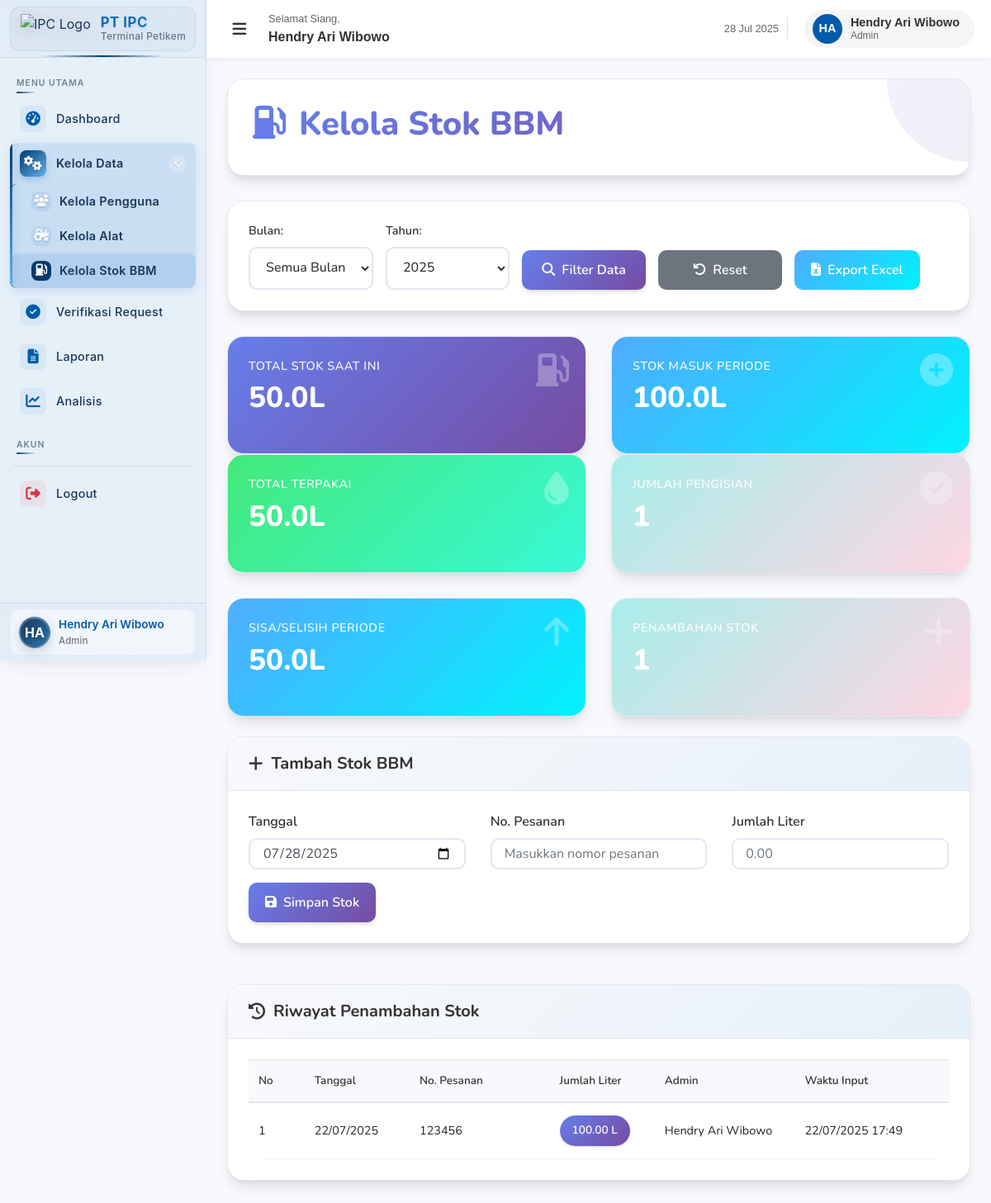
/stok_bbm.php (signed in), run on the app's committed database.
### tables this page shows
CREATE TABLE `stok_bbm` (
  `id_stok` int(3) NOT NULL,
  `tanggal` date NOT NULL,
  `no_pesanan` varchar(20) NOT NULL,
  `jumlah_liter` decimal(10,2) NOT NULL,
  `id_user` int(2) NOT NULL,
  `created_at` timestamp NOT NULL DEFAULT current_timestamp()
);

CREATE TABLE `users` (
  `id_user` int(2) NOT NULL,
  `name` varchar(35) NOT NULL,
  `email` varchar(25) NOT NULL,
  `password` varchar(25) NOT NULL,
  `role` enum('admin','supervisor','operator','operator_pengisian') NOT NULL,
  `chat_id_telegram` varchar(15) DEFAULT NULL,
  `foto` varchar(30) DEFAULT NULL,
  `created_at` timestamp NOT NULL DEFAULT current_timestamp()
);

### stok_bbm.php (the view, shortened to what this page needs)
<?php
require_once('../../config/db.php');
$filter_bulan = isset($_GET['bulan']) ? $_GET['bulan'] : '';
$filter_tahun = isset($_GET['tahun']) ? $_GET['tahun'] : date('Y');
$where_clause_stok = "WHERE 1=1";
$where_clause_pengisian = "WHERE 1=1";
if (!empty($filter_tahun)) {
    $where_clause_stok .= " AND YEAR(tanggal) = '$filter_tahun'";
    $where_clause_pengisian .= " AND YEAR(created_at) = '$filter_tahun'";
}
$stok_query = "SELECT sb.*, u.name as admin_name
               FROM stok_bbm sb
               JOIN users u ON sb.id_user = u.id_user
               $where_clause_stok
               ORDER BY sb.created_at DESC";
$stok_result = mysqli_query($conn, $stok_query);
$total_stok_query = "SELECT total_liter FROM total_stok_bbm WHERE id_total = 1";
$total_stok_result = mysqli_query($conn, $total_stok_query);
if ($total_stok_result && mysqli_num_rows($total_stok_result) > 0) {
    $total_stok_saat_ini = mysqli_fetch_assoc($total_stok_result)['total_liter'];
}
$stok_masuk_periode = mysqli_query($conn, "SELECT COALESCE(SUM(jumlah_liter), 0) as total FROM stok_bbm $where_clause_stok");
$stok_masuk_count = mysqli_fetch_assoc($stok_masuk_periode)['total'];
$total_terpakai_periode = mysqli_query($conn, "SELECT COALESCE(SUM(jumlah_liter_diisi), 0) as total FROM pengisian_bbm $where_clause_pengisian");
$total_terpakai_count = mysqli_fetch_assoc($total_terpakai_periode)['total'];
$jumlah_pengisian_periode = mysqli_query($conn, "SELECT COUNT(*) as total FROM pengisian_bbm $where_clause_pengisian");
$jumlah_pengisian_count = mysqli_fetch_assoc($jumlah_pengisian_periode)['total'];
$jumlah_penambahan_periode = mysqli_query($conn, "SELECT COUNT(*) as total FROM stok_bbm $where_clause_stok");
$jumlah_penambahan_count = mysqli_fetch_assoc($jumlah_penambahan_periode)['total'];
$sisa_periode = $stok_masuk_count - $total_terpakai_count;
$nama_bulan = [
    '' => 'Semua Bulan',
    '01' => 'Januari', '02' => 'Februari', '03' => 'Maret', '04' => 'April',
    '05' => 'Mei', '06' => 'Juni', '07' => 'Juli', '08' => 'Agustus',
    '09' => 'September', '10' => 'Oktober', '11' => 'November', '12' => 'Desember'
];
?>
<!DOCTYPE html>
<html lang="id">
<head>
    <link rel="stylesheet" href="https://cdnjs.cloudflare.com/ajax/libs/font-awesome/6.4.0/css/all.min.css">
    <link rel="stylesheet" href="https://cdnjs.cloudflare.com/ajax/libs/bootstrap/4.6.0/css/bootstrap.min.css">
</head>
<body>
    <?php
    include('../../includes/sidebar.php');
    include('../../includes/topbar.php');
    ?>
    <div class="main-content">
        <div class="page-header">
            <h1><i class="fas fa-gas-pump mr-3"></i>Kelola Stok BBM</h1>
        </div>
        <div class="filter-section">
            <form method="GET" class="filter-form">
                <div class="filter-group">
                    <label for="bulan">Bulan:</label>
                    <select name="bulan" id="bulan">
                        <?php foreach($nama_bulan as $key => $value): ?>
                            <option value="<?php echo $key; ?>" <?php echo ($filter_bulan == $key) ? 'selected' : ''; ?>>
                                <?php echo $value; ?>
                            </option>
                        <?php endforeach; ?>
                    </select>
                </div>
                <div class="filter-group">
                    <label for="tahun">Tahun:</label>
                    <select name="tahun" id="tahun">
                        <?php
                        $current_year = date('Y');
                        for($year = $current_year; $year >= ($current_year - 5); $year--): ?>
                            <option value="<?php echo $year; ?>" <?php echo ($filter_tahun == $year) ? 'selected' : ''; ?>>
                                <?php echo $year; ?>
                            </option>
                        <?php endfor; ?>
                    </select>
                </div>
                <div class="filter-group">
                    <button type="submit" class="btn btn-primary">
                        <i class="fas fa-search mr-2"></i>Filter Data
                    </button>
                </div>
                <div class="filter-group">
                    <a href="stok_bbm.php" class="btn btn-secondary">
                        <i class="fas fa-undo mr-2"></i>Reset
                    </a>
                </div>
                <div class="filter-group">
                    <?php
                    $export_params = [];
                    if (!empty($filter_tahun)) $export_params[] = "tahun=$filter_tahun";
                    $export_url = "export_stok.php" . (!empty($export_params) ? '?' . implode('&', $export_params) : '');
                    ?>
                    <a href="<?php echo $export_url; ?>" class="btn btn-success">
                        <i class="fas fa-file-excel mr-2"></i>Export Excel
                    </a>
                </div>
            </form>
        </div>
        <div class="row stats-row">
            <div class="col-xl-3 col-lg-6 col-md-6 col-sm-6">
                <div class="card card-stats primary h-100">
                    <div class="card-body">
                        <div class="stats-text">Total Stok Saat Ini</div>
                        <div class="stats-number"><?php echo number_format($total_stok_saat_ini, 1); ?>L</div>
                        <i class="fas fa-gas-pump stats-icon"></i>
                    </div>
                </div>
            </div>
            <div class="col-xl-3 col-lg-6 col-md-6 col-sm-6">
                <div class="card card-stats success h-100">
                    <div class="card-body">
                        <div class="stats-text">Stok Masuk Periode</div>
                        <div class="stats-number"><?php echo number_format($stok_masuk_count, 1); ?>L</div>
                        <i class="fas fa-plus-circle stats-icon"></i>
                    </div>
                </div>
            </div>
            <div class="col-xl-3 col-lg-6 col-md-6 col-sm-6">
                <div class="card card-stats warning h-100">
                    <div class="card-body">
                        <div class="stats-text">Total Terpakai</div>
                        <div class="stats-number"><?php echo number_format($total_terpakai_count, 1); ?>L</div>
                        <i class="fas fa-tint stats-icon"></i>
                    </div>
                </div>
            </div>
            <div class="col-xl-3 col-lg-6 col-md-6 col-sm-6">
                <div class="card card-stats info h-100">
                    <div class="card-body">
                        <div class="stats-text">Jumlah Pengisian</div>
                        <div class="stats-number"><?php echo $jumlah_pengisian_count; ?></div>
                        <i class="fas fa-check-circle stats-icon"></i>
                    </div>
                </div>
            </div>
        </div>
        <div class="row mb-4">
            <div class="col-xl-6 col-lg-6 col-md-6 col-sm-12">
                <div class="card card-stats <?php echo $sisa_periode >= 0 ? 'success' : 'danger'; ?> h-100">
                    <div class="card-body">
                        <div class="stats-text">Sisa/Selisih Periode</div>
                        <div class="stats-number"><?php echo number_format($sisa_periode, 1); ?>L</div>
                        <i class="fas fa-<?php echo $sisa_periode >= 0 ? 'arrow-up' : 'arrow-down'; ?> stats-icon"></i>
                    </div>
                </div>
            </div>
            <div class="col-xl-6 col-lg-6 col-md-6 col-sm-12">
                <div class="card card-stats info h-100">
                    <div class="card-body">
                        <div class="stats-text">Penambahan Stok</div>
                        <div class="stats-number"><?php echo $jumlah_penambahan_count; ?></div>
                        <i class="fas fa-plus stats-icon"></i>
                    </div>
                </div>
            </div>
        </div>
        <div class="row mb-4">
            <div class="col-12">
                <div class="card">
                    <div class="card-header">
                        <h5><i class="fas fa-plus"></i>Tambah Stok BBM</h5>
                    </div>
                    <div class="card-body">
                        <form method="POST">
                            <div class="row">
                                <div class="col-md-4">
                                    <div class="form-group">
                                        <label for="tanggal">Tanggal</label>
                                        <input type="date" class="form-control" id="tanggal" name="tanggal" required>
                                    </div>
                                </div>
                                <div class="col-md-4">
                                    <div class="form-group">
                                        <label for="no_pesanan">No. Pesanan</label>
                                        <input type="text" class="form-control" id="no_pesanan" name="no_pesanan" placeholder="Masukkan nomor pesanan" required>
                                    </div>
                                </div>
                                <div class="col-md-4">
                                    <div class="form-group">
                                        <label for="jumlah_liter">Jumlah Liter</label>
                                        <input type="number" step="0.01" class="form-control" id="jumlah_liter" name="jumlah_liter" placeholder="0.00" required>
                                    </div>
                                </div>
                            </div>
                            <button type="submit" name="add_stok" class="btn btn-primary">
                                <i class="fas fa-save mr-2"></i>Simpan Stok
                            </button>
                        </form>
                    </div>
                </div>
            </div>
        </div>
        <div class="row">
            <div class="col-12">
                <div class="card">
                    <div class="card-header">
                        <h5>
                            <i class="fas fa-history"></i>
                            Riwayat Penambahan Stok
                        </h5>
                    </div>
                    <div class="card-body">
                        <?php if (mysqli_num_rows($stok_result) > 0): ?>
                            <div class="table-responsive">
                                <table class="table table-hover">
                                    <thead>
                                        <tr>
                                            <th width="8%">No</th>
                                            <th width="15%">Tanggal</th>
                                            <th width="20%">No. Pesanan</th>
                                            <th width="15%">Jumlah Liter</th>
                                            <th width="20%">Admin</th>
                                            <th width="22%">Waktu Input</th>
                                        </tr>
                                    </thead>
                                    <tbody>
                                        <?php
                                        $no = 1;
                                        mysqli_data_seek($stok_result, 0);
                                        while ($stok = mysqli_fetch_assoc($stok_result)):
                                        ?>
                                            <tr>
                                                <td><?php echo $no++; ?></td>
                                                <td><?php echo date('d/m/Y', strtotime($stok['tanggal'])); ?></td>
                                                <td><?php echo htmlspecialchars($stok['no_pesanan']); ?></td>
                                                <td>
                                                    <span class="liter-badge">
                                                        <?php echo number_format($stok['jumlah_liter'], 2); ?> L
                                                    </span>
                                                </td>
                                                <td><?php echo htmlspecialchars($stok['admin_name']); ?></td>
                                                <td><?php echo date('d/m/Y H:i', strtotime($stok['created_at'])); ?></td>
                                            </tr>
                                        <?php endwhile; ?>
                                    </tbody>
                                </table>
                            </div>
                        <?php endif; ?>
                    </div>
                </div>
            </div>
        </div>
    </div>
</body>
</html>

### sidebar.php (style rules this page uses)
:root { --ipc-primary: #1a365d; --ipc-secondary: #2d5a87; --ipc-accent: #3182ce; --ipc-light-blue: #63b3ed; --ipc-gradient-start: #1a365d; --ipc-gradient-end: #2b77ad; --ipc-hover: rgba(49, 130, 206, 0.08); --ipc-active: rgba(49, 130, 206, 0.15); --ipc-light: #ffffff; --ipc-text-primary: #1a365d; --ipc-text-secondary: #4a5568; --ipc-text-muted: #718096; --ipc-border: rgba(26, 54, 93, 0.1); --ipc-shadow: rgba(26, 54, 93, 0.08); --ipc-glow: rgba(49, 130, 206, 0.4); --sidebar-width: 280px; --sidebar-collapsed-width: 70px; --transition-speed: 0.3s; --transition-curve: cubic-bezier(0.4, 0, 0.2, 1); --border-radius: 12px; --border-radius-small: 8px; --menu-item-height: 50px; --header-height: 70px; --footer-height: 70px; }

### topbar.php (style rules this page uses)
:root { --ipc-primary: #005baa; --ipc-secondary: #0074d9; --ipc-accent: #003b6f; --ipc-light: #e6f0f9; --ipc-text-light: #ffffff; --ipc-text-dark: #333333; --ipc-gray-light: #f5f5f5; --ipc-gray: #e0e0e0; --ipc-success: #28a745; --ipc-warning: #ffc107; --ipc-danger: #dc3545; --ipc-info: #17a2b8; --sidebar-width: 250px; --sidebar-collapsed-width: 70px; --topbar-height: 70px; --transition-speed: 0.3s; }

### data on the page
stok_bbm: tanggal "22/07/2025", no_pesanan "123456", jumlah_liter "100.00", id_user.name "Hendry Ari Wibowo", created_at "22/07/2025 17:49"

### other printed values
$initials "HA"
$_SESSION['name'] "Hendry Ari Wibowo"
str_replace('_', ' ', $userRole) "Admin"
$greeting "Selamat Siang"
$userRole "Admin"
$jumlah_pengisian_count "1"
$jumlah_penambahan_count "1"
form field bulan "Semua Bulan"
form field tahun "2025"
